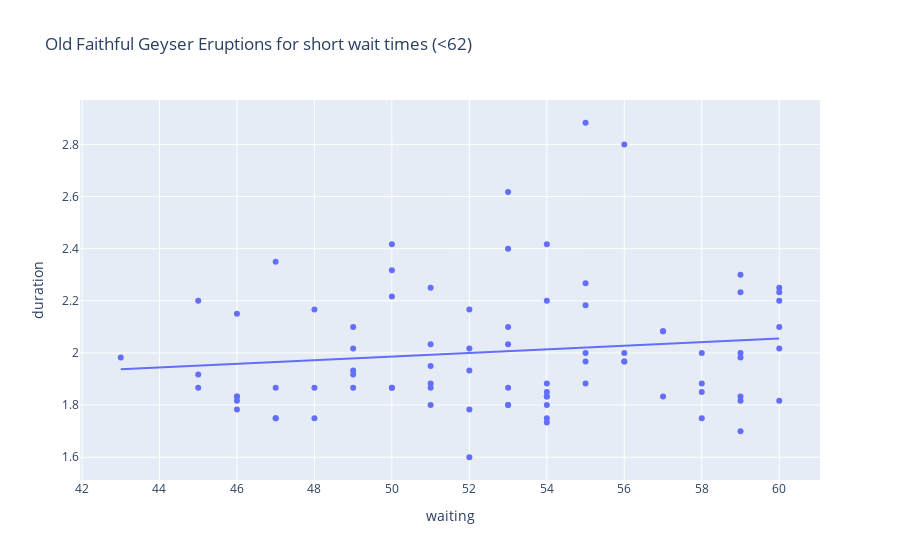

Notebook code cell kept with this figure:
### Markdown cell above
9.

### Code cell
import plotly.express as px
import statsmodels.formula.api as smf


short_wait_limit = 62 # 64 # 66 #
short_wait = old_faithful.waiting < short_wait_limit

print(smf.ols('duration ~ waiting', data=old_faithful[short_wait]).fit().summary().tables[1])

# Create a scatter plot with a linear regression trendline
fig = px.scatter(old_faithful[short_wait], x='waiting', y='duration', 
                 title="Old Faithful Geyser Eruptions for short wait times (<"+str(short_wait_limit)+")", 
                 trendline='ols')

fig.show() # USE `fig.show(renderer="png")` FOR ALL GitHub and MarkUs SUBMISSIONS

### Figure 1 — Plotly figure (JSON) as saved in the notebook; plotly's stock layout.template omitted (floating-point values rounded to 4 significant figures)
{"data": [{"hovertemplate": "waiting=%{x}<br>duration=%{y}<extra></extra>", "legendgroup": "", "marker": {"color": "#636efa", "symbol": "circle"}, "mode": "markers", "name": "", "orientation": "v", "showlegend": false, "type": "scatter", "x": [54, 55, 51, 54, 47, 52, 52, 51, 47, 55, 52, 48, 59, 58, 58, 53, 59, 54, 54, 59, 48, 60, 56, 60, 48, 60, 50, 51, 49, 47, 52, 59, 59, 50, 59, 53, 56, 45, 55, 45, 56, 46, 51, 53, 60, 59, 49, 53, 53, 45, 58, 52, 49, 57, 50, 55, 51, 46, 55, 57, 51, 60, 53, 46, 49, 49, 53, 55, 50, 54, 54, 50, 54, 54, 47, 57, 54, 56, 58, 43, 60, 46, 46], "xaxis": "x", "y": [1.8, 2.883, 1.95, 1.833, 1.75, 2.167, 1.6, 1.8, 1.75, 1.967, 2.017, 1.867, 1.833, 1.883, 1.75, 2.1, 2, 1.833, 1.733, 2.233, 1.75, 1.817, 1.967, 2.017, 2.167, 2.2, 1.867, 1.867, 2.1, 1.867, 1.783, 2.3, 1.7, 2.317, 1.817, 2.617, 1.967, 1.917, 2.267, 1.867, 2.8, 1.833, 1.883, 2.033, 2.233, 1.983, 2.017, 1.8, 1.8, 2.2, 2, 1.933, 1.917, 2.083, 2.417, 1.883, 2.033, 1.833, 2.183, 1.833, 2.25, 2.1, 1.867, 1.783, 1.933, 1.867, 2.4, 2, 1.867, 1.75, 2.417, 2.217, 1.883, 1.85, 2.35, 2.083, 2.2, 2, 1.85, 1.983, 2.25, 2.15, 1.817], "yaxis": "y"}, {"hovertemplate": "<b>OLS trendline</b><br>duration = 0.00691825 * waiting + 1.64008<br>R<sup>2</sup>=0.017113<br><br>waiting=%{x}<br>duration=%{y} <b>(trend)</b><extra></extra>", "legendgroup": "", "marker": {"color": "#636efa", "symbol": "circle"}, "mode": "lines", "name": "", "showlegend": false, "type": "scatter", "x": [43, 45, 45, 45, 46, 46, 46, 46, 46, 47, 47, 47, 47, 48, 48, 48, 49, 49, 49, 49, 49, 50, 50, 50, 50, 50, 51, 51, 51, 51, 51, 51, 52, 52, 52, 52, 52, 53, 53, 53, 53, 53, 53, 53, 54, 54, 54, 54, 54, 54, 54, 54, 54, 55, 55, 55, 55, 55, 55, 56, 56, 56, 56, 57, 57, 57, 58, 58, 58, 58, 59, 59, 59, 59, 59, 59, 59, 60, 60, 60, 60, 60, 60], "xaxis": "x", "y": [1.938, 1.951, 1.951, 1.951, 1.958, 1.958, 1.958, 1.958, 1.958, 1.965, 1.965, 1.965, 1.965, 1.972, 1.972, 1.972, 1.979, 1.979, 1.979, 1.979, 1.979, 1.986, 1.986, 1.986, 1.986, 1.986, 1.993, 1.993, 1.993, 1.993, 1.993, 1.993, 2.0, 2.0, 2.0, 2.0, 2.0, 2.007, 2.007, 2.007, 2.007, 2.007, 2.007, 2.007, 2.014, 2.014, 2.014, 2.014, 2.014, 2.014, 2.014, 2.014, 2.014, 2.021, 2.021, 2.021, 2.021, 2.021, 2.021, 2.028, 2.028, 2.028, 2.028, 2.034, 2.034, 2.034, 2.041, 2.041, 2.041, 2.041, 2.048, 2.048, 2.048, 2.048, 2.048, 2.048, 2.048, 2.055, 2.055, 2.055, 2.055, 2.055, 2.055], "yaxis": "y"}], "layout": {"legend": {"tracegroupgap": 0}, "title": {"text": "Old Faithful Geyser Eruptions for short wait times (<62)"}, "xaxis": {"anchor": "y", "domain": [0, 1], "title": {"text": "waiting"}}, "yaxis": {"anchor": "x", "domain": [0, 1], "title": {"text": "duration"}}}}
